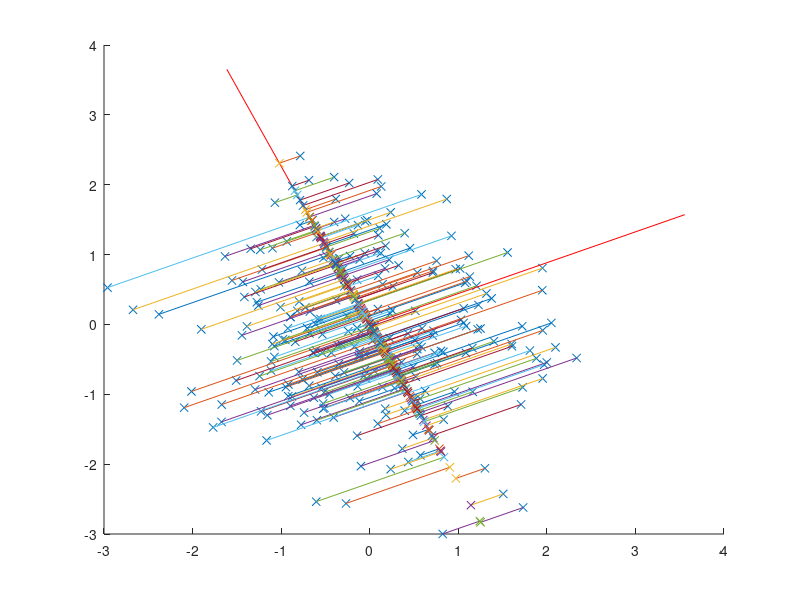

MATLAB code for this plot:
%% cleanup
%close all
clear all
clc

%% params
dim = 2;
n_features = 250;

%% create dim-dimensional set of feature vectors with uniform distribution
feat_vecs = rand(dim,n_features);


%f = [0 0; 0 1; 2 1; -2 -1; 0 -1]';
f = randn(dim, n_features);

scatter(f(1,:),f(2,:),'x');
%axis([-3 3 -3 3]);
hold on;
[U S V] = svd(f);


mu = mean(f,2);
mu = [0;0];
plot([mu(1) mu(1)+U(1,1)*sqrt(S(1,1))], [mu(2) mu(2)+U(1,2)*sqrt(S(1,1))],'r');
plot([mu(1) mu(1)+U(2,1)*sqrt(S(2,2))], [mu(2) mu(2)+U(2,2)*sqrt(S(2,2))],'r');


for i = 1:size(f,2)
    
    pt = U(:,1)'*f(:,i)*U(:,1);
    plot([f(1,i) pt(1)],[f(2,i) pt(2)]);
    scatter(pt(1),pt(2),'x');

end
hold off;